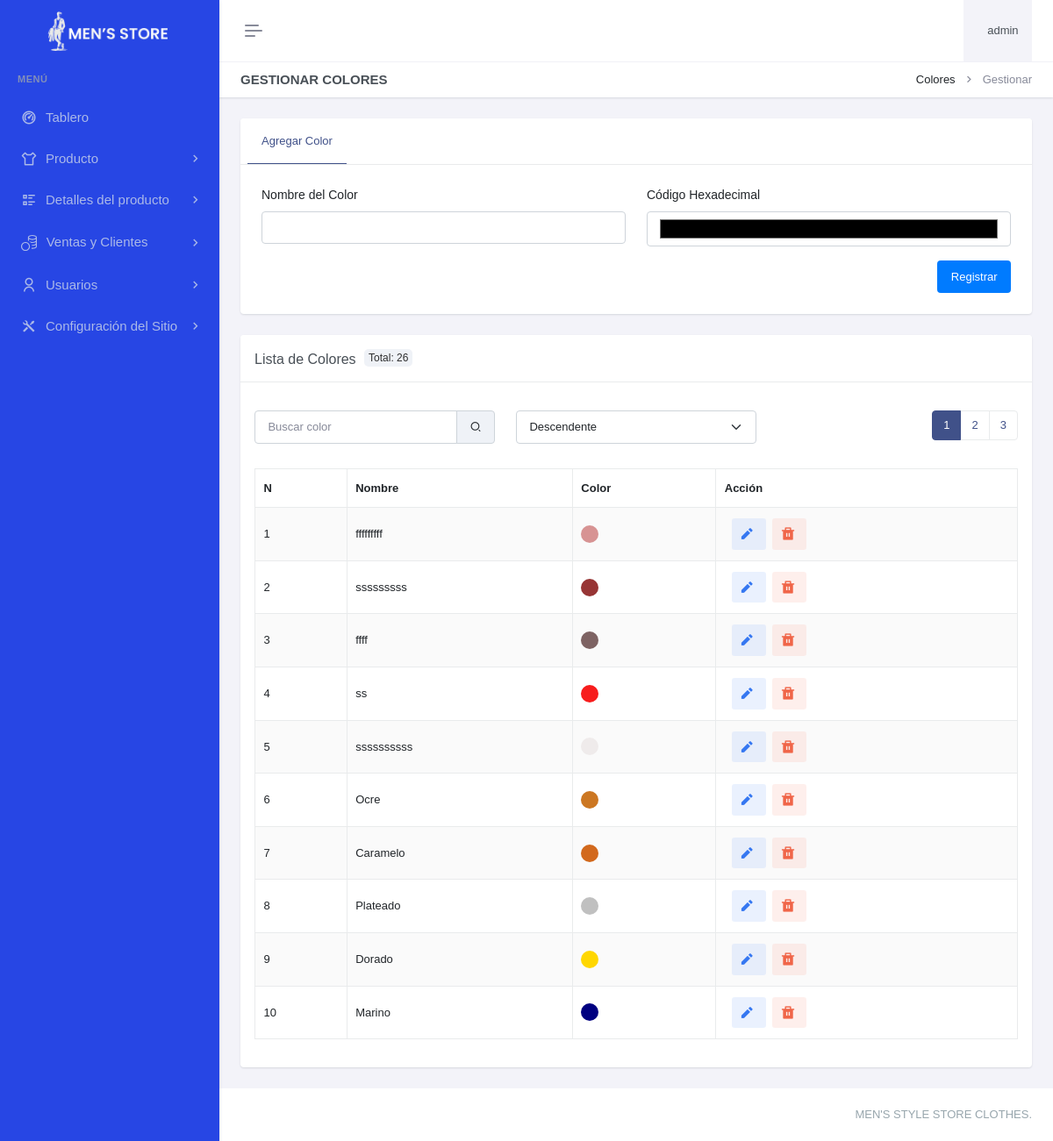
The app's page /paneladministrador/detallesproducto/color/gestionar-color.php (signed in), older data.
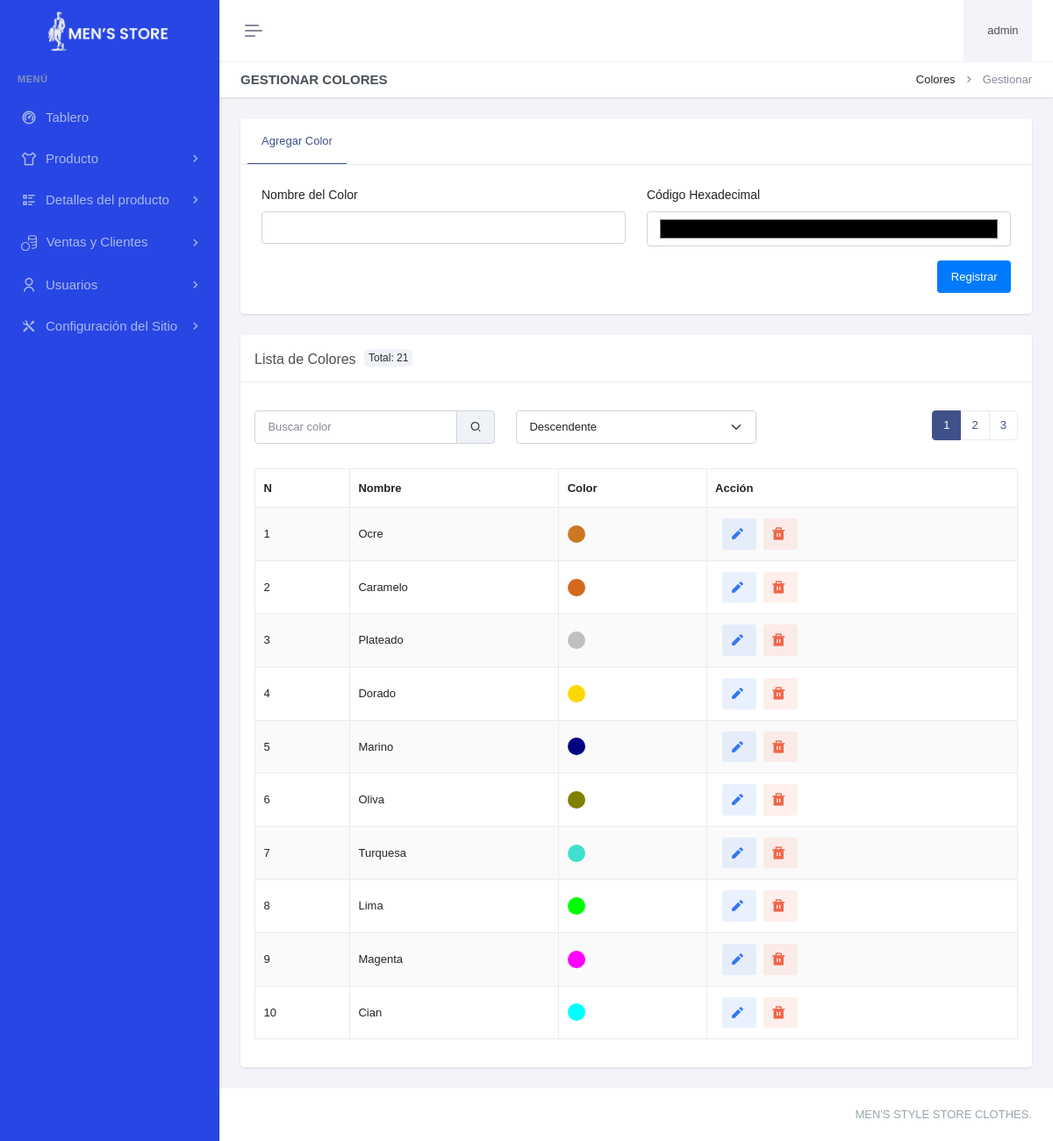
The same page, newer data.
### tables this page shows
CREATE TABLE `color` (
  `colId` int(11) NOT NULL,
  `colNombre` varchar(50) NOT NULL,
  `colCodigoHex` varchar(30) DEFAULT NULL,
  `colFechaRegis` datetime DEFAULT current_timestamp()
);

### paneladministrador/detallesproducto/color/gestionar-color.php (the view, shortened to what the changed rows need)
<?php
include "../../header.php";
include "../../sidebar.php";
$registros_por_pagina = 10;
$pagina_actual = isset($_GET['pagina']) ? (int)$_GET['pagina'] : 1;
$offset = ($pagina_actual - 1) * $registros_por_pagina;
$search = isset($_GET['search']) ? $_GET['search'] : '';
$order_dir = isset($_GET['order_dir']) ? $_GET['order_dir'] : 'DESC';
$query_total = "SELECT COUNT(*) as total FROM color WHERE colNombre LIKE ? OR colCodigoHex LIKE ?";
$stmt_total = $con->prepare($query_total);
$search_param = "%$search%";
$stmt_total->bind_param('ss', $search_param, $search_param);
$stmt_total->execute();
$result_total = $stmt_total->get_result();
$total_registros = $result_total->fetch_assoc()['total'];
$total_paginas = ceil($total_registros / $registros_por_pagina);
?>
<div class="main-content">
    <div class="page-content">
        <div class="container-fluid">
            <div class="row">
                <div class="col-xxl-9">
                    <div class="card mt-4" id="example">
                        <div class="card-header">
                            <h5 class="card-title mb-0">Lista de Colores <div class="badge-total">Total: <?php echo $total_registros ?> </div> </h5>
                        </div>
                        <div class="card-body">
                        <div class="row mb-3">
                                <div class="col-md-4 d-flex justify-content-end">
                                <nav aria-label="Page navigation example">
                                    <ul class="pagination justify-content-center">
                                        <?php for ($i = 1; $i <= $total_paginas; $i++): ?>
                                            <li class="page-item <?php echo ($i == $pagina_actual) ? 'active' : ''; ?>">
                                                <a class="page-link" href="?pagina=<?php echo $i; ?>&search=<?php echo htmlspecialchars($search); ?>&order_dir=<?php echo htmlspecialchars($order_dir); ?>#example"><?php echo $i; ?></a>
                                            </li>
                                        <?php endfor; ?>
                                    </ul>
                                </nav>
                                </div>
                            </div>
                            <table class="table table-bordered dt-responsive nowrap table-striped align-middle" style="width:100%">
                                <thead>
                                    <tr>
                                         <th>N</th>
                                        <th>Nombre</th>
                                        <th>Color</th>
                                        <th>Acción</th>
                                    </tr>
                                </thead>
                                <tbody>
                                    <?php
                                    $query = "SELECT * FROM color WHERE colNombre LIKE ? OR colCodigoHex LIKE ? ORDER BY colId $order_dir LIMIT $registros_por_pagina OFFSET $offset";
                                    $stmt = $con->prepare($query);
                                    $stmt->bind_param('ss', $search_param, $search_param);
                                    $stmt->execute();
                                    $result = $stmt->get_result();
                                    $numero_registro = $offset + 1;
                                    while ($row = mysqli_fetch_assoc($result)) {
                                        echo "<tr id='color-{$row['colId']}'>
                                                <td>{$numero_registro}</td>
                                                <td>{$row['colNombre']}</td>
                                                <td><div style='width: 20px; height: 20px; background-color: {$row['colCodigoHex']}; border-radius: 50%;'></div></td>
                                                <td >
                                                    <a href='editarcolor.php?id={$row['colId']}' class='btn btn-soft-secondary btn-sm ms-2 me-1 aria-label='Editar' title='Editar'><i class='ri-pencil-fill align-bottom me-1' style='font-size: 1.5em;'></i></a>
                                                    <a href='javascript:void(0);' class='btn btn-soft-danger btn-sm' onclick='confirmDeleteColor({$row['colId']})' aria-label='Eliminar' title='Eliminar'><i class='ri-delete-bin-fill align-bottom me-1' style='font-size: 1.5em;'></i></a>
                                                </td>
                                            </tr>";
                                            $numero_registro++;
                                    }
                                    ?>
                                </tbody>
                            </table>
                        </div>
                    </div>
                </div>
            </div>
        </div>
    </div>
</div>
<?php include "../../footer.php";?>

Row changes from the older to the newer data that the page shows:
removed color: colNombre "fffffffff"
removed color: colNombre "sssssssss"
removed color: colNombre "ffff"
removed color: colNombre "ss"
removed color: colNombre "ssssssssss"
now on this page (row unchanged): color: colNombre "Oliva"
now on this page (row unchanged): color: colNombre "Turquesa"
now on this page (row unchanged): color: colNombre "Lima"
now on this page (row unchanged): color: colNombre "Magenta"
now on this page (row unchanged): color: colNombre "Cian"
Text that changed along with them:
$total_registros: "26" → "21"
